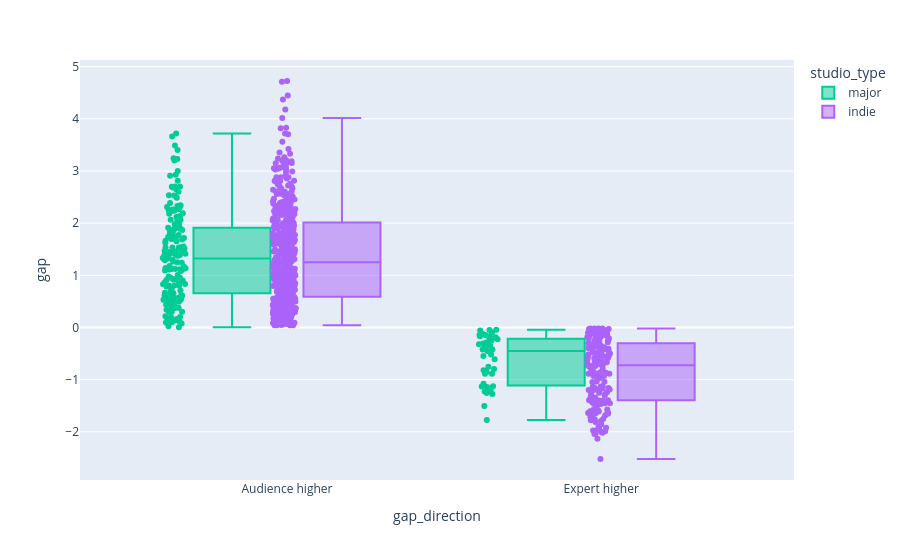

The notebook cell this image was saved under:
### Markdown cell above
## Gap Direction Analysis

The previous comparison examined the overall distribution of audience–critic gaps. To further understand where the difference comes from, the gap was separated into two directions:

- **Audience higher**: audience ratings are higher than critic ratings (`gap > 0`)
- **Expert higher**: critic ratings are higher than audience ratings (`gap < 0`)

This allows us to examine whether major and indie films differ in the direction of disagreement rather than only comparing the overall average gap.

### Code cell
df["gap_direction"] = df["gap"].apply(lambda x: "Audience higher" if x > 0 else "Expert higher")

fig = px.box(
    df,
    x="gap_direction",
    y="gap",
    color="studio_type",
    points="all",
    color_discrete_map={
        "Major": "#4C78A8",
        "Indie": "#F58518"
    }
)

fig.show()

### Figure 1 — Plotly figure (JSON) as saved in the notebook; plotly's stock layout.template omitted (floating-point values rounded to 4 significant figures; data arrays with more than 128 entries replaced by an {"elided": "..."} marker saying what was removed)
{"data": [{"alignmentgroup": "True", "boxpoints": "all", "hovertemplate": "studio_type=major<br>gap_direction=%{x}<br>gap=%{y}<extra></extra>", "legendgroup": "major", "marker": {"color": "#00cc96"}, "name": "major", "notched": false, "offsetgroup": "major", "orientation": "v", "showlegend": true, "type": "box", "x": {"elided": "209 str values"}, "x0": " ", "xaxis": "x", "y": {"elided": "209 float values"}, "y0": " ", "yaxis": "y"}, {"alignmentgroup": "True", "boxpoints": "all", "hovertemplate": "studio_type=indie<br>gap_direction=%{x}<br>gap=%{y}<extra></extra>", "legendgroup": "indie", "marker": {"color": "#ab63fa"}, "name": "indie", "notched": false, "offsetgroup": "indie", "orientation": "v", "showlegend": true, "type": "box", "x": {"elided": "668 str values"}, "x0": " ", "xaxis": "x", "y": {"elided": "668 float values"}, "y0": " ", "yaxis": "y"}], "layout": {"boxmode": "group", "legend": {"title": {"text": "studio_type"}, "tracegroupgap": 0}, "margin": {"t": 60}, "xaxis": {"anchor": "y", "domain": [0, 1], "title": {"text": "gap_direction"}}, "yaxis": {"anchor": "x", "domain": [0, 1], "title": {"text": "gap"}}}}
